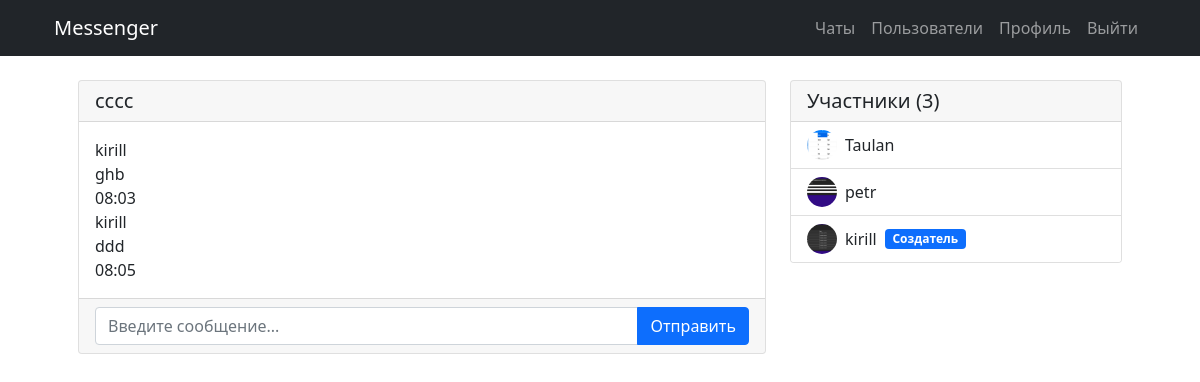
Page /chat/cccc/ (signed in) on the committed database.
### chat/models.py (models this page shows, shortened)
class Chat(models.Model):
    name = models.CharField(max_length=255, unique=True)
    users = models.ManyToManyField(User, related_name='chats')
    created_at = models.DateTimeField(auto_now_add=True)
    created_by = models.ForeignKey(User, on_delete=models.CASCADE, related_name='created_chats')
    is_group = models.BooleanField(default=True)

class Message(models.Model):
    chat = models.ForeignKey(Chat, on_delete=models.CASCADE, related_name='messages')
    user = models.ForeignKey(User, on_delete=models.CASCADE)
    content = models.TextField()
    timestamp = models.DateTimeField(auto_now_add=True)
    edited = models.BooleanField(default=False)
    class Meta:
        ordering = ['timestamp']

class UserProfile(models.Model):
    user = models.OneToOneField(User, on_delete=models.CASCADE, related_name='profile')
    avatar = models.ImageField(
        upload_to='avatars/',
        blank=True,
        null=True,
        default='avatars/default.png'
    )
    bio = models.TextField(max_length=500, blank=True)

### chat/views.py (the view)
# urls.py: path('chat/<str:room_name>/', views.chat_room, name='chat_room'),
@login_required
def chat_room(request, room_name):
    try:
        chat = Chat.objects.get(name=room_name)
        if request.user not in chat.users.all():
            return redirect('index')
        chat_messages = Message.objects.filter(chat=chat).order_by('timestamp')
        available_users = User.objects.exclude(
            id__in=chat.users.values_list('id', flat=True)
        ).exclude(id=request.user.id)
        return render(request, 'chat/chat_room.html', {
            'room_name': room_name,
            'chat_messages': chat_messages,
            'chat': chat,
            'available_users': available_users
        })
    except Chat.DoesNotExist:
        messages.error(request, f'Чат "{room_name}" не существует')
        return redirect('index')

### chat/templates/chat/chat_room.html (shortened to what this page needs)
{% extends 'flatpages/default.html' %}
{% load widget_tweaks %}
{% block content %}
<div class="container mt-4">
    <div class="row">
        <div class="col-md-8">
            <div class="card">
                <div class="card-header d-flex justify-content-between align-items-center">
                    <h5 class="mb-0">{{ room_name }}</h5>
                </div>
                <div class="card-body chat-messages" id="chat-messages">
                    {% for message in chat_messages %}
                        <div class="message {% if message.user == request.user %}message-own{% endif %}">
                            <div class="message-user">{{ message.user.username }}</div>
                            <div class="message-content">{{ message.content }}</div>
                            <div class="message-time">{{ message.timestamp|date:"H:i" }}</div>
                        </div>
                    {% endfor %}
                </div>
                <div class="card-footer">
                    <div class="input-group">
                        <input type="text" id="chat-message-input" class="form-control" placeholder="Введите сообщение...">
                        <button id="chat-message-submit" class="btn btn-primary">Отправить</button>
                    </div>
                </div>
            </div>
        </div>
        <div class="col-md-4">
            <div class="card">
                <div class="card-header">
                    <h5 class="mb-0">Участники ({{ chat.users.count }})</h5>
                </div>
                <div class="list-group list-group-flush">
                    {% for user in chat.users.all %}
                        <div class="list-group-item d-flex justify-content-between align-items-center">
                            <div class="d-flex align-items-center">
                                {% if user.profile.avatar %}
                                    <img src="{{ user.profile.avatar.url }}" class="rounded-circle me-2" style="width: 30px; height: 30px; object-fit: cover;">
                                {% endif %}
                                {{ user.username }}
                                {% if user == chat.created_by %}
                                    <span class="badge bg-primary ms-2">Создатель</span>
                                {% endif %}
                            </div>
                        </div>
                    {% endfor %}
                </div>
            </div>
        </div>
    </div>
</div>
<link rel="stylesheet" href="https://cdnjs.cloudflare.com/ajax/libs/font-awesome/5.15.4/css/all.min.css">
{% endblock %}

### rows in the picture
Chat: name "cccc", users.count "3"
Message: user.username "kirill", content "ghb", timestamp "08:03"
Message: user.username "kirill", content "ddd", timestamp "08:05"

### other values in the picture
{{ user.username }} "Taulan"
{{ user.username }} "petr"
{{ user.username }} "kirill"
